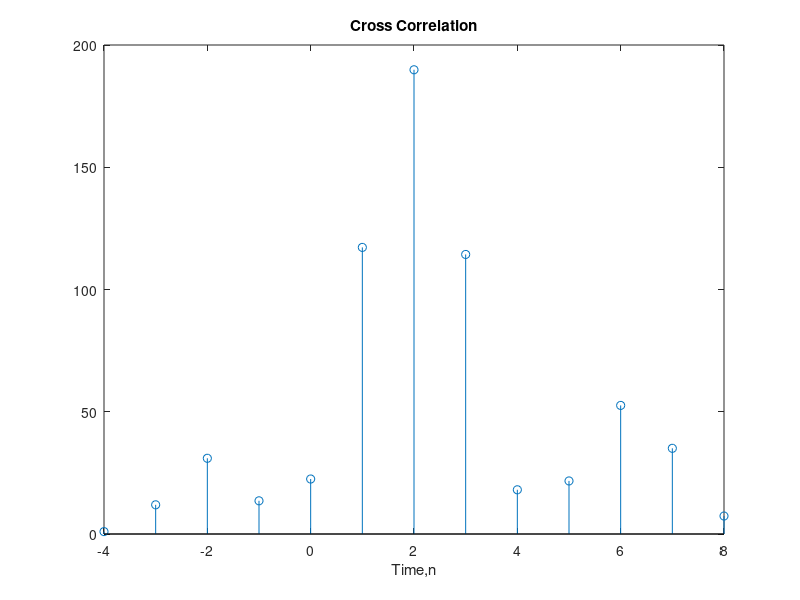

This chart was generated by the following MATLAB code:
close all;
clear;
clc;
x = [3,11,7,0,-1,4,2];
nx = -3:3;
ny = nx + 2;
y1 = x;
w = randn(1, length(y1));
y = y1 + w;
nyb = ny(1) + nx(1);
nye = ny(length(y1)) + nx(length(x));
ny = nyb:nye;
xcr = xcorr(x,y);
stem(ny,xcr);
title('Cross Correlation');
xlabel('Time,n');